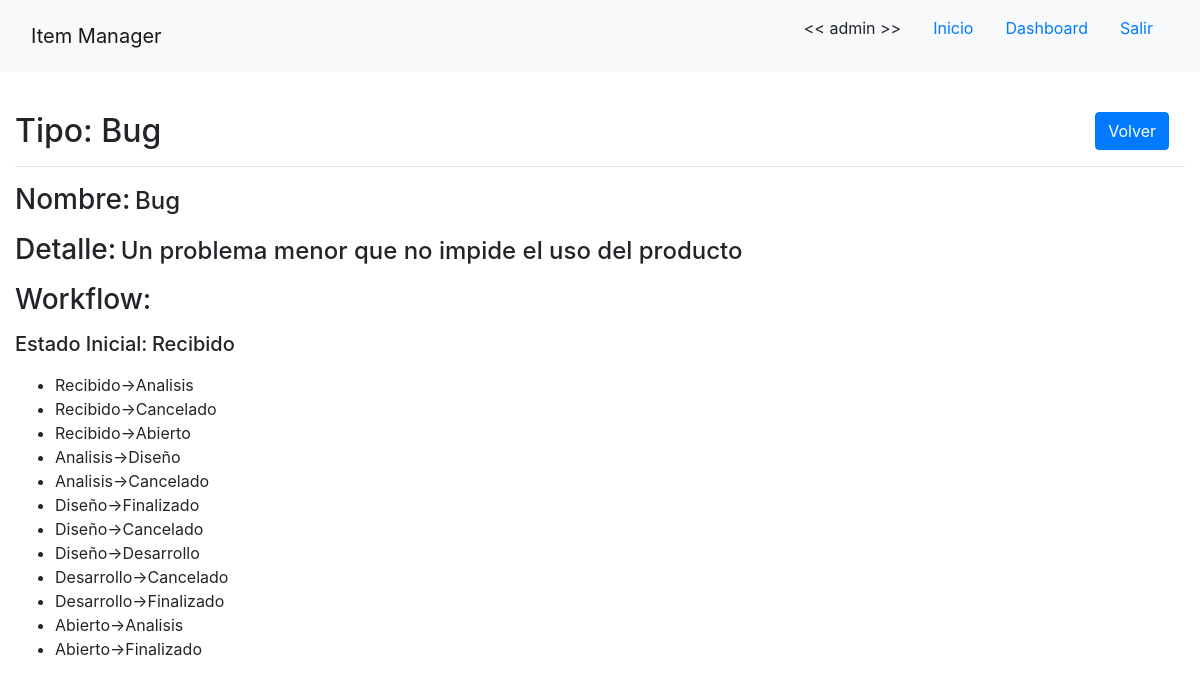
/tipoitem/1/ (signed in), run on the app's committed database.
### app/models/tipo_item.py (models this page shows, shortened)
class TipoItem(models.Model):
    nombre = models.CharField(verbose_name='nombre', max_length=255, unique=True)
    detalle = models.CharField(verbose_name='detalle', max_length=255)
    estado_inicial = models.ForeignKey(EstadoItem, verbose_name='estado inicial', on_delete=models.PROTECT)
    workflow = models.ManyToManyField(CambioEstado, verbose_name='workflow')
    def __str__(self):
        return self.nombre

### app/models/estado_item.py (models this page shows, shortened)
class EstadoItem(models.Model):
    nombre = models.CharField(verbose_name='nombre', max_length=255, unique=True)
    detalle = models.CharField(verbose_name='detalle', max_length=255)
    def __str__(self):
        return self.nombre

### app/models/cambio_estado.py (models this page shows, shortened)
class CambioEstado(models.Model):
    origen = models.ForeignKey(EstadoItem, verbose_name='origen', related_name="origenes", on_delete=models.PROTECT)
    destino = models.ForeignKey(EstadoItem, verbose_name='destino', related_name="destinos", on_delete=models.PROTECT)
    class Meta:
        unique_together = [['origen', 'destino']]
        ordering = ['origen']
    def __str__(self):
        return f'{self.origen}->{self.destino}'

### app/views/tipo_item.py (the view)
# urls.py: path('tipoitem/<int:pk>/', TipoItemDetailView.as_view(), name='tipoitem-detail'),
class TipoItemDetailView(LoginRequiredMixin, DetailView):
    model = TipoItem
    template_name = 'app/tipo_item_detail.html'

### app/templates/app/tipo_item_detail.html (shortened to what this page needs)
{% extends 'base.html' %}
{% load crispy_forms_tags %}
{% block content %}
    {% if user.is_staff %}
    <br>
    <h2>Tipo: {{ object }}
    <div class="float-right"><a class="btn btn-primary mx-3 float-right" href="{% url 'tipoitem-list' %}">Volver</a></div>
    </h2>
    <hr>
    <p><span class="h3">Nombre:</span> <span class="h4">{{ object.nombre }}</span></p>
    <p><span class="h3">Detalle:</span> <span class="h4">{{ object.detalle }}</span></p>
    <p><span class="h3">Workflow:</span></p>
    <p><span class="h5">Estado Inicial:</span> <span class="h5">{{ object.estado_inicial }}</span></p>
    <ul>
        {% for c in object.workflow.all %}
            <li>{{ c }}</li>
        {% endfor %}
    </ul>
    {% else %}
        <br>
        <h2>No tiene los permisos necesarios para ver esta página!</h2>
        <a class="btn btn-primary" href="{% url 'home' %}">Volver al Inicio</a>
    {% endif %}
{% endblock %}

### templates/base.html (shortened to what this page needs)
{% load static %}
<!DOCTYPE html>
<html lang="es">
<head>
    <link rel="stylesheet" href="https://stackpath.bootstrapcdn.com/bootstrap/4.5.0/css/bootstrap.min.css">
</head>
<body>
    <nav class="navbar sticky-top navbar-light bg-light align-items-center">
        <div class="col-12 col-md-6 text-center text-md-left">
            <a class="navbar-brand" href="{% url 'home' %}">Item Manager</a>
        </div>
        <div class="col-12 col-md-6 d-flex justify-content-center justify-content-md-end">
            {% if user.is_authenticated %}
                <p class="nav-link d-none d-md-block"><< {{ user.username }} >></p>
                <a class="nav-link d-none d-md-block" href="{% url 'home' %}">Inicio</a>
                {% if user.is_staff %}
                    <a class="nav-link d-none d-md-block" href="{% url 'dashboard' %}">Dashboard</a>
                {% else %}
                    <a class="nav-link d-none d-md-block" href="{% url 'mis-proyectos-list' %}">Mis Proyectos</a>
                    <a class="nav-link d-none d-md-block" href="{% url 'mis-items-list' %}">Mis Items</a>
                {% endif %}
                <a class="nav-link d-none d-md-block" href="{% url 'logout' %}">Salir</a>
            {% endif %}
        </div>
    </nav>
    <div class="container-fluid justify-content-center mt-3">
        {% block content %}{% endblock %}
    </div>
</body>
</html>

### data on the page
TipoItem: nombre "Bug", detalle "Un problema menor que no impide el uso del producto", estado_inicial "Recibido"
CambioEstado: origen+destino "Recibido->Analisis"
CambioEstado: origen+destino "Recibido->Cancelado"
CambioEstado: origen+destino "Recibido->Abierto"
CambioEstado: origen+destino "Analisis->Diseño"
CambioEstado: origen+destino "Analisis->Cancelado"
CambioEstado: origen+destino "Diseño->Finalizado"
CambioEstado: origen+destino "Diseño->Cancelado"
CambioEstado: origen+destino "Diseño->Desarrollo"
CambioEstado: origen+destino "Desarrollo->Cancelado"
CambioEstado: origen+destino "Desarrollo->Finalizado"
CambioEstado: origen+destino "Abierto->Analisis"
CambioEstado: origen+destino "Abierto->Finalizado"

### other printed values
{{ user.username }} "admin"
